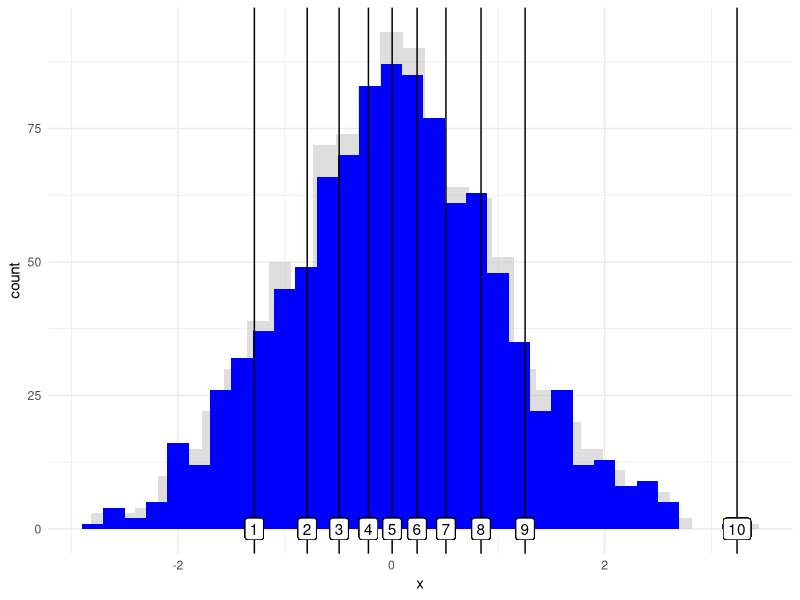

R code for this plot:
## ---- chunk 1
library(tidyverse)
library(gganimate)
set.seed(123)
## ---- chunk 2
n <- 1000
data <- data.frame(x = rnorm(n))
data$decile <- cut(data$x, breaks = quantile(data$x, probs = seq(0, 1, 0.1)), include.lowest = TRUE)
data$decile2 <- cut(data$x, breaks = quantile(data$x, probs = seq(0, 1, 0.1)), include.lowest = TRUE, labels = 1:10)
## ---- chunk 3
data2 <-
  data |> 
  group_by(decile2) |> 
  mutate(x_max = max(x)) 

data3 <-
  data2 |> 
  ungroup() |> 
  select(x)
## ---- chunk 4
p <- 
  ggplot(data2, aes(x = x)) +
  geom_histogram(data = data3, fill = "grey", alpha = .5, color = NA) +
  geom_histogram(binwidth = 0.2, fill = "blue", color = NA) +
  geom_vline(aes(xintercept = x_max)) +
  geom_label(aes(label = decile2, x = x_max), y= 0) +
  theme_minimal()
p
